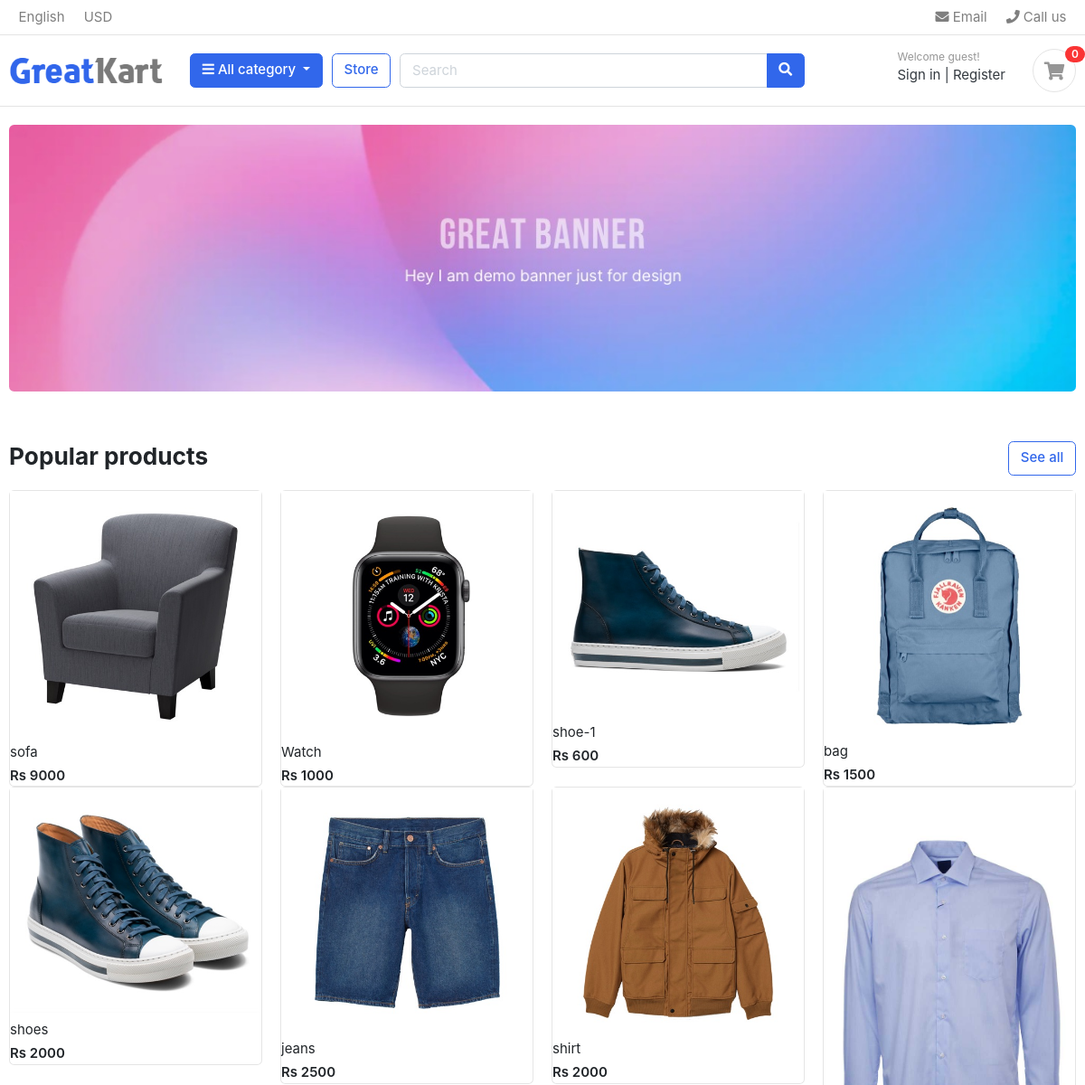
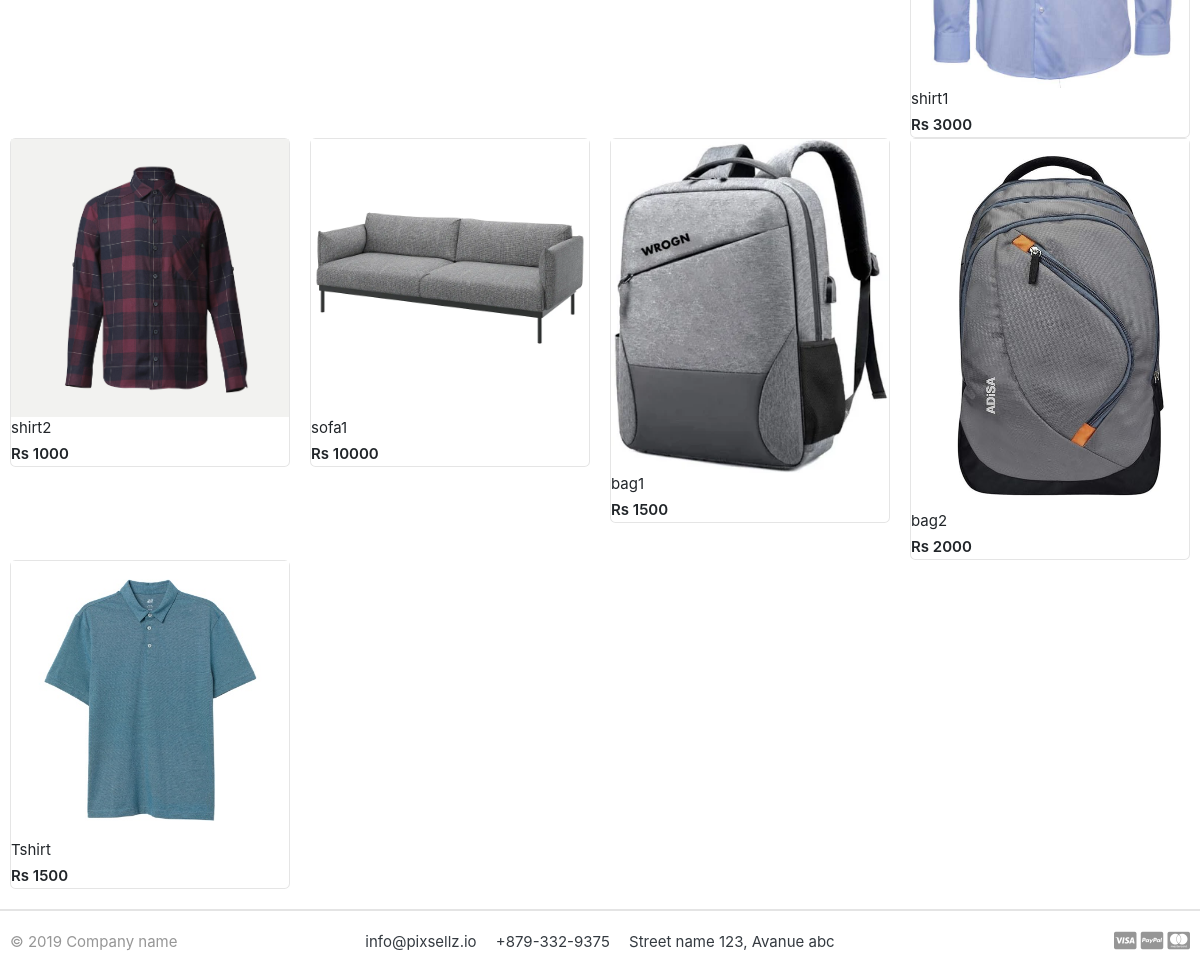
The page / on the database its author committed (2 pictures, top to bottom).
### store/models.py (models this page shows, shortened)
class Product(models.Model):
    product_name=models.CharField(max_length=200,unique=True)
    slug=models.SlugField(max_length=200,unique=True)
    description=models.TextField(max_length=500,blank=True)
    price=models.IntegerField()
    images=models.ImageField( upload_to='photos/products')
    stock=models.IntegerField()
    is_available=models.BooleanField(default=True)
    category=models.ForeignKey(Category,on_delete=models.CASCADE)
    created_at=models.DateTimeField(auto_now_add=True)
    modified_date=models.DateTimeField(auto_now=True)
    def get_url(self):
        return reverse('product_detail',args=[self.category.slug,self.slug])

### project1/views.py (the view)
# urls.py: 2. Add a URL to urlpatterns:  path('', views.home, name='home')
def home(request):
    products=Product.objects.all().filter(is_available=True)
    context={
        'products':products,
    }
    return render(request,'home.html',context)

### carts/context_processors.py (called while the page is built)
def counter(request):
    cart_count=0
    if 'admin' in request.path:
        return {}
    else:
        try:
            cart=Cart.objects.filter(cart_id=_cart_id(request))
            cart_items=CartItem.objects.all().filter(cart=cart[:1])
            for cart_item in cart_items:
                cart_count += cart_item.quantity
        except Cart.DoesNotExist:
            cart.count=0
    return dict(cart_count=cart_count)

### carts/views.py (called while the page is built)
def _cart_id(request):
    cart=request.session.session_key
    if not cart:
        cart=request.session.create()
    return cart

### category/context_processors.py (called while the page is built)
def menu_links(request):
    links=Category.objects.all()
    return dict(links=links)

### category/models.py (called while the page is built)
    def get_url(self):
        return reverse('products_by_category',args=[self.slug])

### templates/home.html
{% extends 'base.html' %}
{% load static %}
{% block content %}
<section class="section-intro padding-y-sm">
<div class="container">
<div class="intro-banner-wrap">
	<img src="{% static 'images/banners/1.jpg' %}" class="img-fluid rounded">
</div>
</div>
</section>
<section class="section-name padding-y-sm">
<div class="container">
<header class="section-heading">
	<a href="{% url "store" %}" class="btn btn-outline-primary float-right">See all</a>
	<h3 class="section-title">Popular products</h3>
</header>
<div class="row">
	{% for product in products %}
	<div class="col-md-3">
		<div class="card card-product-auto">
			<a href="{{product.get_url}}" class="img-wrap"> <img src="{{product.images.url}}"> </a>
			<figcaption class="info-wrap">
				<a href="{{product.get_url}}" class="title">{{product.product_name}}</a>
				<div class="price mt-1">Rs {{product.price}}</div>
			</figcaption>
		</div>
	</div>
	{% endfor %}
</div>
</div>
</section>
</body>
</html>
{% endblock  %}

### templates/base.html (shortened to what this page needs)
{% load static %}
<!DOCTYPE HTML>
<html lang="en">
<head>
<link href="{% static 'css/bootstrap.css' %}" rel="stylesheet" type="text/css"/>
<link href="{% static 'fonts/fontawesome/css/all.min.css' %}" type="text/css" rel="stylesheet">
<link href="{% static 'css/ui.css' %}" rel="stylesheet" type="text/css"/>
<link href="{% static 'css/responsive.css' %}" rel="stylesheet" media="only screen and (max-width: 1200px)" />
</head>
<body>
{% include "includes/navbar.html" %}
{% block content %}
{% endblock  %}
{% include "includes/footer.html" %}

### templates/includes/navbar.html (shortened to what this page needs)
{% load static %}
<header class="section-header">
    <nav class="navbar p-md-0 navbar-expand-sm navbar-light border-bottom">
    <div class="container">
      <div class="collapse navbar-collapse" id="navbarTop4">
        <ul class="navbar-nav mr-auto">
            <li class="nav-item dropdown">
                 <a href="#" class="nav-link">   English </a>
            </li>
            <li class="nav-item dropdown">
                <a href="#" class="nav-link"> USD </a>
            </li>
        </ul>
        <ul class="navbar-nav">
            <li><a href="#" class="nav-link"> <i class="fa fa-envelope"></i> Email </a></li>
            <li><a href="#" class="nav-link"> <i class="fa fa-phone"></i> Call us </a></li>
        </ul>
      </div>
    </div>
    </nav>
    <section class="header-main border-bottom">
        <div class="container">
    <div class="row align-items-center">
        <div class="col-lg-2 col-md-3 col-6">
            <a href="{% url "home" %}" class="brand-wrap">
                <img class="logo" src="{% static './images/logo.png' %}">
            </a>
        </div>
        <div class="col-lg col-sm col-md col-6 flex-grow-0">
            <div class="category-wrap dropdown d-inline-block float-right">
                <button type="button" class="btn btn-primary dropdown-toggle" data-toggle="dropdown">
                    <i class="fa fa-bars"></i> All category
                </button>
            </div>
        </div>
        <a href="{% url "store" %}" class="btn btn-outline-primary">Store</a>
        <div class="col-lg  col-md-6 col-sm-12 col">
            <form action="{% url "search" %}" class="search" method='GET'>
                <div class="input-group w-100">
                    <input type="text" class="form-control" style="width:60%;" placeholder="Search" name="keyword">
                    <div class="input-group-append">
                      <button class="btn btn-primary" type="submit">
                        <i class="fa fa-search"></i>
                      </button>
                    </div>
                </div>
            </form>
        </div>
        <div class="col-lg-3 col-sm-6 col-8 order-2 order-lg-3">
                    <div class="d-flex justify-content-end mb-3 mb-lg-0">
                        <div class="widget-header">
                            <small class="title text-muted">Welcome guest!</small>
                            <div>
                                <a href="./signin.html">Sign in</a> <span class="dark-transp"> | </span>
                                <a href="./register.html"> Register</a>
                            </div>
                        </div>
                        <a href="./cart.html" class="widget-header pl-3 ml-3">
                            <div class="icon icon-sm rounded-circle border"><i class="fa fa-shopping-cart"></i></div>
                            <span class="badge badge-pill badge-danger notify">{{cart_count}}</span>
                        </a>
                    </div>
                </div>
    </div>
        </div>
    </section>
    </header>

### templates/includes/footer.html
{% load static %}
<footer class="section-footer border-top">
	<div class="container">
		<section class="footer-bottom border-top row">
			<div class="col-md-2">
				<p class="text-muted"> &copy 2019 Company name </p>
			</div>
			<div class="col-md-8 text-md-center">
				<span  class="px-2">info@pixsellz.io</span>
				<span  class="px-2">+879-332-9375</span>
				<span  class="px-2">Street name 123, Avanue abc</span>
			</div>
			<div class="col-md-2 text-md-right text-muted">
				<i class="fab fa-lg fa-cc-visa"></i>
				<i class="fab fa-lg fa-cc-paypal"></i>
				<i class="fab fa-lg fa-cc-mastercard"></i>
			</div>
		</section>
	</div>
</footer>

### static/css/ui.css (style rules this page uses)
html { font-family: "Inter", sans-serif; font-size: 15px; }
.img-wrap { text-align: center; display: block; }
.img-wrap img { max-width: 100%; }
.icon-xs, .icon-sm, .icon-md, .icon-lg { display: inline-block; text-align: center; flex-shrink: 0; flex-grow: 0; }
.icon-sm { width: 48px; height: 48px; line-height: 48px !important; font-size: 20px; }
.padding-y-sm { padding-top: 20px; padding-bottom: 20px; }
.section-heading { margin-bottom: 20px; margin-top: 15px; }
.section-title { color: #212529; }
p:last-child { margin-bottom: 0; }
.header-main { position: relative; padding-top: 1rem; padding-bottom: 1rem; }
.brand-wrap .logo, .navbar-brand .logo { margin-right: 7px; max-height: 42px; display: inline-block; }
.widget-header { display: inline-block; vertical-align: middle; position: relative; }
.widget-header a { color: #343a40; }
.widget-header i { color: #969696; }
.widget-header .title { display: block; }
.widget-header .notify { position: absolute; top: -3px; right: -10px; }
.footer-bottom { padding-top: 20px; padding-bottom: 20px; }
[class*=card-product] a.title { color: #212529; display: block; }
[class*=card-product] .img-wrap { overflow: hidden; position: relative; }
[class*=card-product] .img-wrap img { height: 100%; max-width: 100%; width: auto; display: inline-block; -o-object-fit: cover; object-fit: cover; }
.card .img-wrap { overflow: hidden; }
.notify { position: absolute; top: -4px; right: -10px; display: inline-block; padding: 0.25em 0.6em; font-size: 12px; line-height: 1; text-align: center; border-radius: 3rem; color: #fff; background-color: #fa3434; }
.price { font-weight: 600; color: #212529; }

### rows shown on the page
Product: images (picture), product_name "sofa", price "9000"
Product: images (picture), product_name "Watch", price "1000"
Product: images (picture), product_name "shoe-1", price "600"
Product: images (picture), product_name "bag", price "1500"
Product: images (picture), product_name "shoes", price "2000"
Product: images (picture), product_name "jeans", price "2500"
Product: images (picture), product_name "shirt", price "2000"
Product: images (picture), product_name "shirt1", price "3000"
Product: images (picture), product_name "shirt2", price "1000"
Product: images (picture), product_name "sofa1", price "10000"
Product: images (picture), product_name "bag1", price "1500"
Product: images (picture), product_name "bag2", price "2000"
Product: images (picture), product_name "Tshirt", price "1500"

### other values the page prints
{{ cart_count }} "0"
